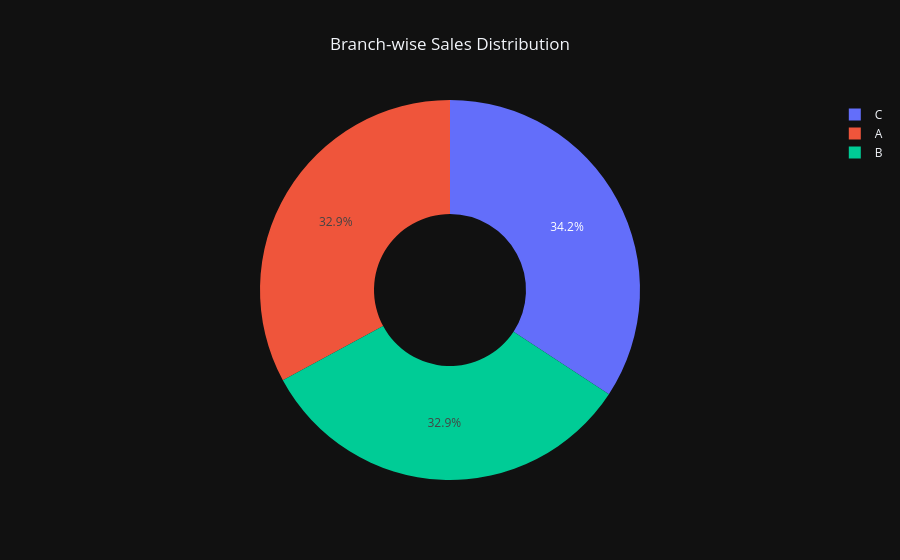

Notebook cell for this chart:
### Code cell
branch_sales = df.groupby('Branch')['Total'].sum().reset_index()

fig = px.pie(
    branch_sales,
    names='Branch',
    values='Total',
    title='Branch-wise Sales Distribution',
    hole=0.4
)

fig.update_layout(
    template='plotly_dark',
    title_x=0.5
)

fig.show()

### Figure 1 — Plotly figure (JSON) as saved in the notebook; plotly's stock layout.template omitted (floating-point values rounded to 4 significant figures)
{"data": [{"domain": {"x": [0, 1], "y": [0, 1]}, "hole": 0.4, "hovertemplate": "Branch=%{label}<br>Total=%{value}<extra></extra>", "labels": ["A", "B", "C"], "legendgroup": "", "name": "", "showlegend": true, "type": "pie", "values": [106200.0, 106200.0, 110600.0]}], "layout": {"legend": {"tracegroupgap": 0}, "title": {"text": "Branch-wise Sales Distribution", "x": 0.5}}}
